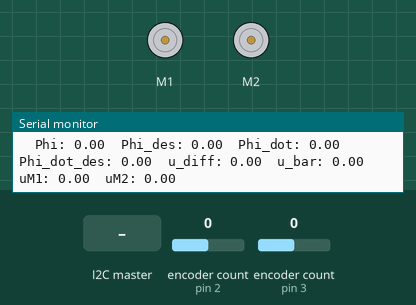
This sketch was run on a simulated Arduino Uno, built with avr-gcc and run on an emulated ATmega328P. Shown: 2 × DC motor (green arrow = forward, orange = backward, longer = faster), the last lines printed to the serial monitor. Inputs (shaded band) come from the test bench; at power-on: encoder count (sensors on pin 2, pin 3) 0.

Above: at 1.2 s.
1.3 s: encoder count (sensor on pin 2) set to -1
At 1.9 s:
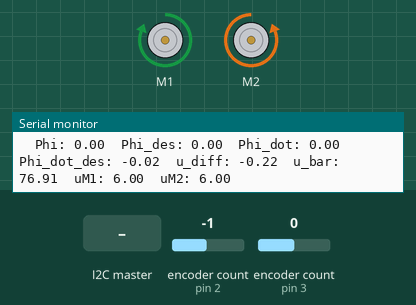
2.8 s: the I2C master sends the byte 1
At 3.8 s:
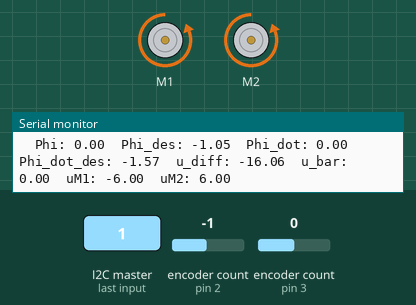
4.3 s: encoder count (sensor on pin 3) set to 4
At 5.1 s:
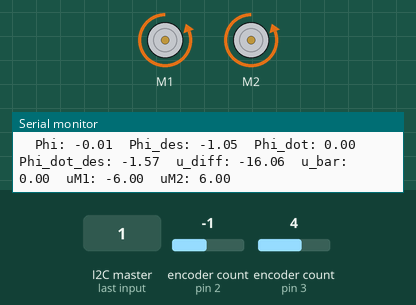
5.8 s: the I2C master sends the byte 0
At 6.1 s:
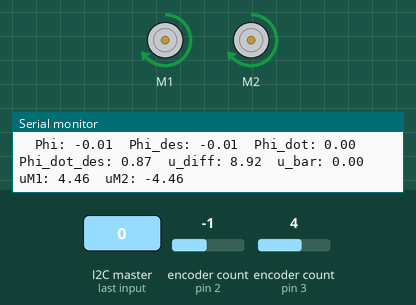
7.3 s: encoder count (sensor on pin 2) set to 0
At 8.5 s:
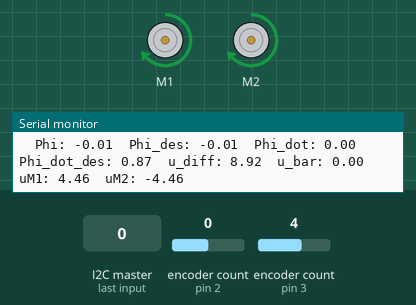
8.8 s: encoder count (sensor on pin 3) set to 5
At 9.9 s:
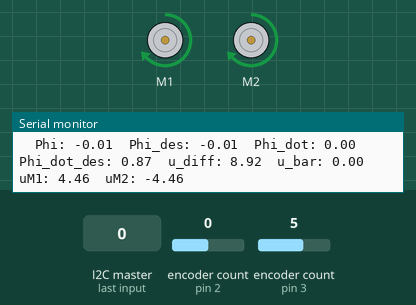
Timing chart, 0 to 11.3 s (numbered marks = the images above; inputs shaded):
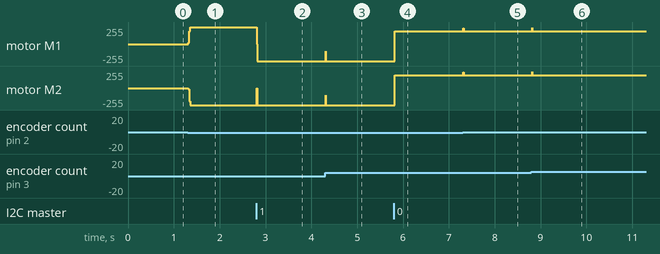

Measured:
- after the input at 1.3 s, motor M1: stopped → forward 255/255 at once; motor M2: stopped → backward 255/255 at once
- after the input at 2.8 s, motor M1: forward 255/255 → backward 255/255 at once; motor M2: backward 255/255 → backward 4/255 at once, → backward 255/255 0.01 s later
- after the input at 4.3 s, motor M1, motor M2: backward 255/255 → backward 109/255 at once, → backward 255/255 0.01 s later
- after the input at 5.8 s, motor M1, motor M2: backward 255/255 → forward 189/255 at once
- after the input at 7.3 s, motor M1, motor M2: forward 189/255 → forward 235/255 at once, → forward 189/255 0.01 s later
- after the input at 8.8 s, motor M1, motor M2: forward 189/255 → forward 247/255 at once, → forward 189/255 0.01 s later

The sketch:

arduino_program.ino
```cpp
// SEED Lab, Team 3, Demo 2

#include <DualMC33926MotorShield.h>
#include <Encoder.h>
#include <Wire.h>

#define PERIPHERAL_ADDRESS 0x08

Encoder knobLeft(2, 6);
Encoder knobRight(3, 5);

DualMC33926MotorShield md;

const double in_per_cm = 0.3937008;
const double ft_per_cm = in_per_cm/12;

double currentTime() {
  return millis()/1000.0;
}

// PID variables
double Kp_phi = 10.0051896084746; // Hz

double Kp_phi_dot = 10.22597888102; // V*s/rad
double Kd_phi_dot = 0; // V*s^2/rad
double D_phi_dot = 0; // derivative
double D_phi_dot_old1 = 0; // previous derivative
double D_phi_dot_old2 = 0; // previous derivative
double e_phi_dot_past = 0; // previous value

double Kp_rho_dot = 7.14216735267938; // V*s/m
double Ki_rho_dot = 119.884076500748; // V/m
double I_rho_dot = 0; // integral
// double e_rho_dot_past = 0; // previous value

double Ts = 0.1; // Time step
double Tc = currentTime(); // Running time

//initialize variables
const double r = 3.0 / 12.0;  // radius of the wheel
const double d = 28 * ft_per_cm; // distance between the wheels
const double LEFT_MOTOR_WEIGHT = 1;
const double RIGHT_MOTOR_WEIGHT = 1;

// Max voltage that can be supplied
// NOTE should be set depending on charge
// const double umax = 7.8;
const double umax = 6;

// ---== TASKS ==---
bool should_turn = true;
bool should_move = true;
double turn_by_angle = 0.0*PI/180.0; // radians
double forward_distance = 0; // ft
const double move_speed = 1; // ft/s
const double search_speed = 50.0*PI/180.0; // radians/s
const double max_turn_speed = 90.0*PI/180.0; // radians/s

bool is_searching = false;
bool is_moving = false;
double distance_traveled = 0;
double turn_to_angle = 0;

double theta1_old = 0;
double theta2_old = 0;
double u_diff_old = 0;
double u_bar_old = 0;

void setup() {
  // Start serial for output
  Serial.begin(115200);

  // Initialize motor
  md.init();

  // Initialize i2c as peripheral
  Wire.begin(PERIPHERAL_ADDRESS);

  // Set I2C callbacks
  Wire.onReceive(receiveData);

  Serial.println("Ready!");
}

void loop() {
  // Update target angle
  turn_to_angle += turn_by_angle;
  turn_by_angle = 0;

  // Set phi_desired based on task settings
  double phi_desired;
  if (should_turn) {
    phi_desired = turn_to_angle;
  } else {
    phi_desired = 0;
  }

  // Get motor radians
  long ticks1 = knobRight.read(); //NOTE left
  long ticks2 = knobLeft.read(); //NOTE right
  double theta1 = -((double)ticks1/3200)*2*PI;
  double theta2 = ((double)ticks2/3200)*2*PI;
  // Serial.print("\tTheta1: ");
  // Serial.print(theta1);
  // Serial.print("\tTheta2: ");
  // Serial.print(theta2);

  // Get motor radian speed
  double theta1_dot = (theta1 - theta1_old)/Ts;
  double theta2_dot = (theta2 - theta2_old)/Ts;
  // Serial.print("\tTheta1_dot: ");
  // Serial.print(theta1_dot);
  // Serial.print("\tTheta2_dot: ");
  // Serial.print(theta2_dot);


  // Calculate phi
  double phi = r*(theta1 - theta2)/d;
  Serial.print("\tPhi: ");
  Serial.print(phi);
  Serial.print("\tPhi_des: ");
  Serial.print(phi_desired);

  // Calculate error
  double e_phi = phi_desired - phi;

  // PID Output
  double phi_dot_desired;
  if (!is_searching) phi_dot_desired = Kp_phi*e_phi; // P
  else {
    phi_dot_desired = search_speed;
    // Update the angle we're at.
    turn_to_angle = phi;
  }
  // Bound phi_dot_desired
  if (abs(phi_dot_desired) > max_turn_speed)
    phi_dot_desired = sgn(phi_dot_desired)*max_turn_speed;


  // Get phi_dot
  double phi_dot = r*(theta1_dot - theta2_dot)/d;
  //NOTE uncomment if needed
  // // BUG robot jittering after turning
  // // Ignore small errors while driving
  // if (is_moving && abs_bnd(e_phi) < 0.05) phi_dot_desired = phi_dot;
  Serial.print("\tPhi_dot: ");
  Serial.print(phi_dot);
  Serial.print("\tPhi_dot_des: ");
  Serial.print(phi_dot_desired);

  // Calculate error
  double e_phi_dot = phi_dot_desired - phi_dot;
  // Prevent jittering
  if (abs(phi_dot) > abs(phi_dot_desired) && abs(phi_dot_desired) < 1.5*abs(phi_dot))
    e_phi_dot = 0;

  // PID for phi_dot
  D_phi_dot_old2 = D_phi_dot_old1;
  D_phi_dot_old1 = D_phi_dot;
  D_phi_dot = (e_phi_dot-e_phi_dot_past)/Ts; // derivative implementation
  double D_phi_dot_lowpass = (D_phi_dot + D_phi_dot_old1 + D_phi_dot_old2)/3;
  e_phi_dot_past = e_phi_dot; // update val to get other vals


  // Set rho_dot_desired based on task settings and turning progress
  double rho_dot_desired;
  double current_time = currentTime();
  if (should_move && !is_moving && abs(e_phi) < 0.02 && abs(e_phi_dot) < 0.02) {
    is_moving = true;
  }
  if (is_moving && !is_searching && distance_traveled < forward_distance) {
    rho_dot_desired = move_speed;
  } else {
    rho_dot_desired = 0;
  }
  // Serial.print("\tCurrent time: ");
  // Serial.print(current_time);
  // Serial.print("\tEnd time: ");
  // Serial.print(end_time);


  // Get rho_dot
  double rho_dot = r*(theta1_dot + theta2_dot)/2;
  distance_traveled += rho_dot*Ts;
  // Serial.print("\tRho_dot: ");
  // Serial.print(rho_dot);
  // Serial.print("\tRho_dot_des: ");
  // Serial.print(rho_dot_desired);
  // Serial.print("\tDistance: ");
  // Serial.print(distance_traveled);

  // Calculate error
  double e_rho_dot = rho_dot_desired - rho_dot;

  // PID for rho_dot
  // if (sgn(e_rho_dot_past) != sgn(e_rho_dot)) I_rho_dot = 0; // Reset integral on direction switch
  I_rho_dot += Ts*e_rho_dot; // integral implementation
  // e_rho_dot_past = e_rho_dot; // update val to get other vals
  // Serial.print("\tI_rho_dot:  ");
  // Serial.print(I_rho_dot);
  // Serial.print("\te_rho_dot: ");
  // Serial.print(e_rho_dot);


  // PID Outputs
  // double u_diff = Kp_phi_dot*e_phi_dot + Kd_phi_dot*D_phi_dot; // PD
  double u_diff = Kp_phi_dot*e_phi_dot + Kd_phi_dot*D_phi_dot_lowpass; // PD (filtered)

  double u_bar;
  if (is_moving) {
    u_bar = Kp_rho_dot*e_rho_dot + Ki_rho_dot*I_rho_dot; // PI
  } else u_bar = 0;

  Serial.print("\tu_diff: ");
  Serial.print(u_diff);
  Serial.print("\tu_bar: ");
  Serial.print(u_bar);

  // Update Tc and Ts
  current_time = currentTime();
  Ts = current_time - Tc;
  Tc = current_time;

  // Update theta1_old and theta2_old
  theta1_old = theta1;
  theta2_old = theta2;

  // Convert u_bar and u_diff to motor voltages
  double uM1 = (u_bar + u_diff)/2;
  double uM2 = (u_bar - u_diff)/2;

  // Saturation Checking
  if (abs(uM1) > umax) {
    uM1 = sgn(uM1)*umax;
  }
  if (abs(uM2) > umax) {
    uM2 = sgn(uM2)*umax;
  }
  //NOTE uncomment if needed
  // u_bar = uM1 + uM2;
  // e_rho_dot = sgn(e_rho_dot)*min(u_bar/Kp_rho_dot, abs(e_rho_dot));
  // I_rho_dot = (u_bar-Kp_rho_dot*e_rho_dot)/Ki_rho_dot; // PI


  Serial.print("\tuM1: ");
  Serial.print(uM1);
  Serial.print("\tuM2: ");
  Serial.print(uM2);

  // Convert to speeds and send to motor
  int speed1 = uM1*400/umax;
  int speed2 = -uM2*400/umax;
  if (is_moving) {
    speed1 *= LEFT_MOTOR_WEIGHT;
    speed2 *= RIGHT_MOTOR_WEIGHT;
  }
  md.setM1Speed(speed1); // left
  md.setM2Speed(speed2); // right
  stopIfFault();

  Serial.print("\n");
}

// Get data from raspberry pi
const double MAX_DIST = 5;
const double ANGLE_MIN = -PI/3;
const double ANGLE_MAX = PI/3;
const double ANGLE_RANGE = ANGLE_MAX - ANGLE_MIN;
void receiveData(int _byte_count) {
  byte command = Wire.read();
  Serial.print(command);

  if (command == 0) {
    // Search for marker
    is_searching = true;
  } else {
    // Update angle and distance
    byte angle_byte = Wire.read();
    byte distance_byte = Wire.read();
    Serial.print("\t");
    Serial.print(angle_byte);
    Serial.print("\t");
    Serial.print(distance_byte);
    Serial.print("\t");

    double angle = -(angle_byte*ANGLE_RANGE/255 + ANGLE_MIN);
    double distance = distance_byte*MAX_DIST/255;
    Serial.print(angle);
    Serial.print("\t");
    Serial.print(distance);

    // The first angle may be sent late, so decrease it by the search speed times the delay
    if (is_searching) turn_by_angle += angle - search_speed * 0.2;
    else turn_by_angle += angle;
    distance_traveled = 0;
    forward_distance = distance - 0.5; // Fudged
    is_searching = false;
    is_moving = false;
  }
  Serial.print("\n");
}

int sgn(double v) {
  if (v >= 0) return 1;
  else return -1;
}

//NOTE uncomment if needed
// double abs_bnd(double x, double b) {
//   double y = abs(x);
//   if (y <= b) return x;
//   else return y;
// };

void stopIfFault() {
  if (md.getFault()) {
    Serial.println("fault");
    while (true);
  }
}
```
